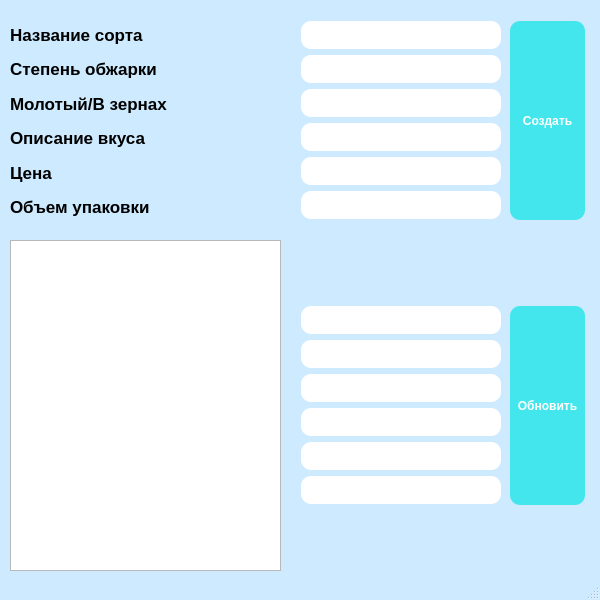
<?xml version="1.0" encoding="UTF-8"?>
<ui version="4.0">
 <class>MainWindow</class>
 <widget class="QMainWindow" name="MainWindow">
  <property name="geometry">
   <rect>
    <x>0</x>
    <y>0</y>
    <width>600</width>
    <height>600</height>
   </rect>
  </property>
  <property name="windowTitle">
   <string>Изменение-редактирование</string>
  </property>
  <property name="styleSheet">
   <string notr="true">QPushButton {
background-color: #42e6ec;
    width: 2px;
    radius: 10px;
    color: white;
    border-radius: 10px;
font: bold, Arial;
}
QMainWindow {
background-color: #cdeaff;
font: bold, Arial, 15px;
}
QLineEdit {
    border-radius: 10px;
font: bord, Arial, 15px;
}
QLabel {font: bold, Arial, 15px;
}
QPushButton:pressed {
    background-color: #42d4da;
    border-style: inset;
}
QMainWindow {
background-color: #cdeaff;
}
QTextBrowser {
font: bold, Arial, 12px;
background-color: #e0f5ff;
border-color: black;
border-radius: 10px;}
QStatusBar {
font: font: bold, Arial, 8px;
color: red;}</string>
  </property>
  <widget class="QWidget" name="centralwidget">
   <widget class="QWidget" name="layoutWidget">
    <property name="geometry">
     <rect>
      <x>10</x>
      <y>20</y>
      <width>271</width>
      <height>201</height>
     </rect>
    </property>
    <property name="font">
     <font>
      <family>Arial</family>
      <pointsize>13</pointsize>
      <weight>50</weight>
      <bold>false</bold>
     </font>
    </property>
    <layout class="QVBoxLayout" name="verticalLayout">
     <item>
      <widget class="QLabel" name="label">
       <property name="font">
        <font>
         <family>Arial</family>
         <pointsize>13</pointsize>
         <weight>75</weight>
         <italic>false</italic>
         <bold>true</bold>
        </font>
       </property>
       <property name="text">
        <string>Название сорта</string>
       </property>
      </widget>
     </item>
     <item>
      <widget class="QLabel" name="label_2">
       <property name="font">
        <font>
         <family>Arial</family>
         <pointsize>13</pointsize>
         <weight>75</weight>
         <italic>false</italic>
         <bold>true</bold>
        </font>
       </property>
       <property name="text">
        <string>Степень обжарки</string>
       </property>
      </widget>
     </item>
     <item>
      <widget class="QLabel" name="label_4">
       <property name="font">
        <font>
         <family>Arial</family>
         <pointsize>13</pointsize>
         <weight>75</weight>
         <italic>false</italic>
         <bold>true</bold>
        </font>
       </property>
       <property name="text">
        <string>Молотый/В зернах</string>
       </property>
      </widget>
     </item>
     <item>
      <widget class="QLabel" name="label_3">
       <property name="font">
        <font>
         <family>Arial</family>
         <pointsize>13</pointsize>
         <weight>75</weight>
         <italic>false</italic>
         <bold>true</bold>
        </font>
       </property>
       <property name="text">
        <string>Описание вкуса</string>
       </property>
      </widget>
     </item>
     <item>
      <widget class="QLabel" name="label_5">
       <property name="font">
        <font>
         <family>Arial</family>
         <pointsize>13</pointsize>
         <weight>75</weight>
         <italic>false</italic>
         <bold>true</bold>
        </font>
       </property>
       <property name="text">
        <string>Цена</string>
       </property>
      </widget>
     </item>
     <item>
      <widget class="QLabel" name="label_6">
       <property name="font">
        <font>
         <family>Arial</family>
         <pointsize>13</pointsize>
         <weight>75</weight>
         <italic>false</italic>
         <bold>true</bold>
        </font>
       </property>
       <property name="text">
        <string>Объем упаковки</string>
       </property>
      </widget>
     </item>
    </layout>
   </widget>
   <widget class="QLineEdit" name="lineEdit">
    <property name="geometry">
     <rect>
      <x>301</x>
      <y>21</y>
      <width>200</width>
      <height>28</height>
     </rect>
    </property>
    <property name="minimumSize">
     <size>
      <width>0</width>
      <height>28</height>
     </size>
    </property>
   </widget>
   <widget class="QLineEdit" name="lineEdit_2">
    <property name="geometry">
     <rect>
      <x>301</x>
      <y>55</y>
      <width>200</width>
      <height>28</height>
     </rect>
    </property>
    <property name="minimumSize">
     <size>
      <width>0</width>
      <height>28</height>
     </size>
    </property>
   </widget>
   <widget class="QLineEdit" name="lineEdit_3">
    <property name="geometry">
     <rect>
      <x>301</x>
      <y>89</y>
      <width>200</width>
      <height>28</height>
     </rect>
    </property>
    <property name="minimumSize">
     <size>
      <width>0</width>
      <height>28</height>
     </size>
    </property>
   </widget>
   <widget class="QLineEdit" name="lineEdit_4">
    <property name="geometry">
     <rect>
      <x>301</x>
      <y>123</y>
      <width>200</width>
      <height>28</height>
     </rect>
    </property>
    <property name="minimumSize">
     <size>
      <width>0</width>
      <height>28</height>
     </size>
    </property>
    <property name="maximumSize">
     <size>
      <width>16777215</width>
      <height>28</height>
     </size>
    </property>
   </widget>
   <widget class="QLineEdit" name="lineEdit_5">
    <property name="geometry">
     <rect>
      <x>301</x>
      <y>157</y>
      <width>200</width>
      <height>28</height>
     </rect>
    </property>
    <property name="minimumSize">
     <size>
      <width>0</width>
      <height>28</height>
     </size>
    </property>
    <property name="maximumSize">
     <size>
      <width>16777215</width>
      <height>28</height>
     </size>
    </property>
   </widget>
   <widget class="QLineEdit" name="lineEdit_6">
    <property name="geometry">
     <rect>
      <x>301</x>
      <y>191</y>
      <width>200</width>
      <height>28</height>
     </rect>
    </property>
    <property name="minimumSize">
     <size>
      <width>0</width>
      <height>28</height>
     </size>
    </property>
    <property name="maximumSize">
     <size>
      <width>16777215</width>
      <height>28</height>
     </size>
    </property>
   </widget>
   <widget class="QPushButton" name="pushButton">
    <property name="geometry">
     <rect>
      <x>510</x>
      <y>21</y>
      <width>75</width>
      <height>199</height>
     </rect>
    </property>
    <property name="text">
     <string>Создать</string>
    </property>
   </widget>
   <widget class="QListWidget" name="listWidget">
    <property name="geometry">
     <rect>
      <x>10</x>
      <y>240</y>
      <width>271</width>
      <height>331</height>
     </rect>
    </property>
   </widget>
   <widget class="QLineEdit" name="lineEdit_13">
    <property name="geometry">
     <rect>
      <x>301</x>
      <y>476</y>
      <width>200</width>
      <height>28</height>
     </rect>
    </property>
    <property name="minimumSize">
     <size>
      <width>0</width>
      <height>28</height>
     </size>
    </property>
    <property name="maximumSize">
     <size>
      <width>16777215</width>
      <height>28</height>
     </size>
    </property>
   </widget>
   <widget class="QLineEdit" name="lineEdit_14">
    <property name="geometry">
     <rect>
      <x>301</x>
      <y>374</y>
      <width>200</width>
      <height>28</height>
     </rect>
    </property>
    <property name="minimumSize">
     <size>
      <width>0</width>
      <height>28</height>
     </size>
    </property>
   </widget>
   <widget class="QLineEdit" name="lineEdit_15">
    <property name="geometry">
     <rect>
      <x>301</x>
      <y>442</y>
      <width>200</width>
      <height>28</height>
     </rect>
    </property>
    <property name="minimumSize">
     <size>
      <width>0</width>
      <height>28</height>
     </size>
    </property>
    <property name="maximumSize">
     <size>
      <width>16777215</width>
      <height>28</height>
     </size>
    </property>
   </widget>
   <widget class="QLineEdit" name="lineEdit_16">
    <property name="geometry">
     <rect>
      <x>301</x>
      <y>408</y>
      <width>200</width>
      <height>28</height>
     </rect>
    </property>
    <property name="minimumSize">
     <size>
      <width>0</width>
      <height>28</height>
     </size>
    </property>
    <property name="maximumSize">
     <size>
      <width>16777215</width>
      <height>28</height>
     </size>
    </property>
   </widget>
   <widget class="QPushButton" name="pushButton_2">
    <property name="geometry">
     <rect>
      <x>510</x>
      <y>306</y>
      <width>75</width>
      <height>199</height>
     </rect>
    </property>
    <property name="text">
     <string>Обновить</string>
    </property>
   </widget>
   <widget class="QLineEdit" name="lineEdit_17">
    <property name="geometry">
     <rect>
      <x>301</x>
      <y>306</y>
      <width>200</width>
      <height>28</height>
     </rect>
    </property>
    <property name="minimumSize">
     <size>
      <width>0</width>
      <height>28</height>
     </size>
    </property>
   </widget>
   <widget class="QLineEdit" name="lineEdit_18">
    <property name="geometry">
     <rect>
      <x>301</x>
      <y>340</y>
      <width>200</width>
      <height>28</height>
     </rect>
    </property>
    <property name="minimumSize">
     <size>
      <width>0</width>
      <height>28</height>
     </size>
    </property>
   </widget>
  </widget>
  <widget class="QStatusBar" name="statusBar"/>
 </widget>
 <resources/>
 <connections/>
</ui>
